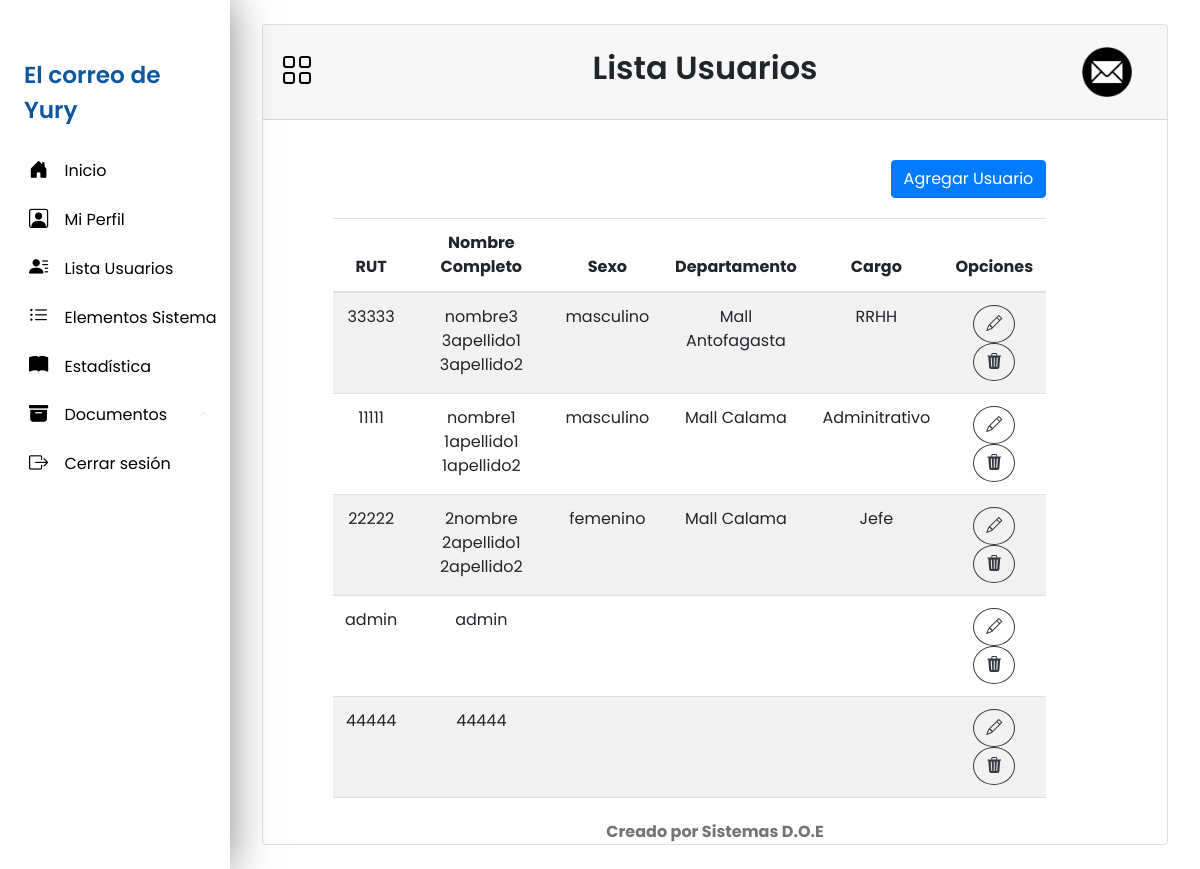
The app's page /lista/ (signed in) with its own data.
### empleados/models.py (models this page shows, shortened)
class Empleado(models.Model):
    RUT = models.CharField(max_length=12, primary_key=True)
    nombre = models.CharField(max_length=20)
    apellido1 = models.CharField(max_length=20)
    apellido2 = models.CharField(max_length=20, null=True, blank=True)
    sexo = models.CharField(max_length=9, null=True, blank=True)
    direccion = models.CharField(max_length=45, null=True, blank=True)
    telefono = models.CharField(max_length=15)
    user = models.ForeignKey(User, on_delete=models.CASCADE)
    cargo_id = models.ForeignKey(Cargo, on_delete=models.CASCADE)
    departamento_id = models.ForeignKey(Departamento, on_delete=models.CASCADE)
    area_id = models.ForeignKey(Area, on_delete=models.CASCADE)

class Area(models.Model):
    id_area = models.AutoField(primary_key=True)
    nombre_sucursal = models.CharField(max_length=25)
    ciudad = models.CharField(max_length=25, null=True, blank=True)
    direccion_sucursal = models.CharField(max_length=45, null=True, blank=True)
    telefono_sucursal = models.CharField(max_length=15)

class Cargo(models.Model):
    id_cargo = models.AutoField(primary_key=True)
    nombre_cargo = models.CharField(max_length=25)
    salario = models.IntegerField(null=True, blank=True)

### empleados/views.py (the view)
# urls.py: path('lista/', views.lista, name='lista'),
@login_required
def lista(request):
    if request.user.is_superuser:
        empleados = list(Empleado.objects.select_related(
            'cargo_id', 'area_id').all())
        usuarios_sin_empleado = list(
            User.objects.filter(empleado__isnull=True))
        items = [{'RUT': empleado.RUT, 'nombre': empleado.nombre, 'apellido1': empleado.apellido1, 'apellido2': empleado.apellido2,
                  'sexo': empleado.sexo, 'area': empleado.area_id.nombre_sucursal, 'cargo': empleado.cargo_id.nombre_cargo,
                  'tipo': 'empleado'} for empleado in empleados] + \
            [{'RUT': usuario.username, 'nombre': usuario.username, 'apellido1': '', 'apellido2': '',
              'sexo': '', 'area': '', 'cargo': '', 'tipo': 'usuario'} for usuario in usuarios_sin_empleado]
    else:
        items = []
    return render(request, 'lista.html', {'items': items})

### empleados/templates/lista.html (shortened to what this page needs)
{% include 'base.html' %}
{%load static%}
{% block content %}
<!DOCTYPE html>
<html lang="es">
<head>
    <link href="https://cdn.jsdelivr.net/npm/bootstrap@5.3.0-alpha3/dist/css/bootstrap.min.css" rel="stylesheet"
>
    <link rel="stylesheet" href="https://maxcdn.bootstrapcdn.com/bootstrap/4.5.2/css/bootstrap.min.css">
    <link rel="stylesheet" href="https://cdn.jsdelivr.net/npm/bootstrap-icons@1.11.3/font/bootstrap-icons.min.css">
    <link type="text/css" href='{% static "/css/style.css"%}' rel="stylesheet" />
</head>
<body>
    <h2>Lista Usuarios</h2>
    <img src='{% static "/img/icono.jpeg.png" %}'>
    <div class="card-body col-md-10">
        <a href="{% url 'agregarUsuario' %}">
            <button type="button" class="btn btn-primary agr">Agregar Usuario</button>
        </a>
        <table class="table table-striped table-hover">
            <thead>
                <tr>
                    <th scope="col">RUT</th>
                    <th scope="col">Nombre Completo</th>
                    <th scope="col">Sexo</th>
                    <th scope="col">Departamento</th>
                    <th scope="col">Cargo</th>
                    <th scope="col">Opciones</th>
                </tr>
            </thead>
            <tbody>
                {% if items %}
                {% for item in items %}
                <tr>
                    <td>{{ item.RUT }}</td>
                    <td>{{ item.nombre }} {{ item.apellido1 }} {{ item.apellido2 }}</td>
                    <td>{{ item.sexo }}</td>
                    <td>{{ item.area }}</td>
                    <td>{{ item.cargo }}</td>
                    <td>
                        {% if item.tipo == 'empleado' %}
                        <a href="{% url 'detalleEmpleado' item.RUT %}">
                            <button type="button" class="btn btn-outline-dark opc"><i class="bi bi-pencil"></i></button>
                        </a>
                        <form method="GET" action="{% url 'borrarEmpleado' item.RUT %}" onclick="window.open(this.action, '_blank', 'width=520,height=410'); return false;"  style="display:inline;">
                            <button class="btn btn-outline-dark opc" type="submit" ><i
                                    class="bi bi-trash3-fill"></i></button>
                        </form>
                        {% else %}
                        <a href="{% url 'agregarUsuario' %}">
                            <button type="button" class="btn btn-outline-dark opc"><i class="bi bi-pencil"></i></button>
                        </a>
                        <form method="POST" action="{% url 'borrarEmpleado' item.RUT %}" onclick="window.open(this.action, '_blank', 'width=520,height=520'); return false;"  style="display:inline;">
                            <button class="btn btn-outline-dark opc" type="submit" ><i
                                    class="bi bi-trash3-fill"></i></button>
                        </form>
                        {% endif %}
                    </td>
                </tr>
                {% endfor %}
                {% else %}
                <tr>
                    <td colspan="6">No tienes permiso para ver esta información.</td>
                </tr>
                {% endif %}
            </tbody>
        </table>
    </div>
    <strong style="color: rgba(15, 13, 13, 0.575); text-align: center;">Creado por Sistemas D.O.E</strong>
</body>
</html>
{% endblock %}

### empleados/templates/base.html (shortened to what this page needs)
{% load static%}
<!DOCTYPE html>
<html lang="es">
<head>
    <link href="https://cdn.jsdelivr.net/npm/bootstrap@5.3.0-alpha3/dist/css/bootstrap.min.css" rel="stylesheet"
>
    <link rel="stylesheet" href="https://maxcdn.bootstrapcdn.com/bootstrap/4.5.2/css/bootstrap.min.css">
    <link rel="stylesheet" href="https://cdn.jsdelivr.net/npm/bootstrap-icons@1.11.3/font/bootstrap-icons.min.css">
    <link type="text/css" href='{% static "/css/style.css"%}' rel="stylesheet" />
</head>
<body>
    <div class="wrapper">
        <aside id="sidebar">
            <div class="d-flex">
                <div class="sidebar-logo">
                    <strong>El correo de Yury</strong>
                </div>
            </div>
            <ul class="sidebar-nav">
                <li class="sidebar-item">
                    <a href="/inicioSesion" class="sidebar-link">
                        <i class="bi bi-house-door-fill"></i>
                        <span>Inicio</span>
                    </a>
                </li>
                <li class="sidebar-item">
                    <a href="/miPerfil" class="sidebar-link">
                        <i class="bi bi-person-square"></i>
                        <span>Mi Perfil</span>
                    </a>
                </li>
                <li class="sidebar-item">
                    <a href="/lista" class="sidebar-link">
                        <i class="bi bi-person-lines-fill"></i>
                        <span>Lista Usuarios</span>
                    </a>
                </li>
                <li class="sidebar-item">
                    <a href="/variables" class="sidebar-link">
                        <i class="bi bi-list-ul"></i>
                        <span>Elementos Sistema</span>
                    </a>
                </li>
                <a href="/estadisticas" class="sidebar-link" target="_blank">
                    <i class="bi bi-book-fill"></i>
                    <span>Estadística</span>
                </a>
                <li class="sidebar-item">
                    <a href="#documentosSubmenu" data-bs-toggle="collapse" aria-expanded="false"
                        class="sidebar-link dropdown-toggle">
                        <i class="bi bi-archive-fill"></i>
                        <span>Documentos</span>
                    </a>
                </li>
                {% if user.is_authenticated %}
                <li class="sidebar-item">
                    <a href="/logout" class="sidebar-link">
                        <i class="bi bi-box-arrow-right"></i>
                        <span>Cerrar sesión</span>
                    </a>
                </li>
                {% endif %}
            </ul>
        </aside>
        {% block content %}
        <div class="main p-3">
            <div class="text-center">
                <main class="content px-3 py-2">
                    <main class="card">
                        <div class="card-header">
                            <div class="col-md-12 container">
                                <div class="text">
                                    <button class="toggle-btn" type="button">
                                        <i class="bi bi-grid"></i>
                                    </button>
                                    {% endblock %}
</body>
</html>

### static/css/style.css (style rules this page uses)
a { text-decoration: none; }
li { list-style: none; }
h2 { padding: 50px; font-weight: 600; margin-left: 50px; }
body { font-family: 'Poppins', sans-serif; margin: 0; background-repeat: no-repeat; background-position: center bottom; background-image: url('https://s1.1zoom.me/b5050/342/Geometry_Texture_Blue_Light_Blue_White_background_586221_3840x2400.jpg'); background-size: cover; }
.wrapper { display: flex; }
.main { min-height: 100vh; width: 100%; overflow: hidden; transition: all 0.35s ease-in-out; }
#sidebar { width: 50px; min-width: 230px; z-index: 1000; transition: all .25s ease-in-out; box-shadow: 0 0 40px 0 rgba(14, 16, 19, 0.5); flex-direction: column; z-index: 1111; }
.toggle-btn { background-color: transparent; cursor: pointer; border: 0; padding: 3rem 1.5rem; float: left; }
.toggle-btn i { font-size: 2rem; color: #000000; margin-left: -50px; }
.sidebar-nav { padding: 2rem 0; flex: 1 1 auto; }
a.sidebar-link { padding: .625rem 1.625rem; color: #FFF; display: block; font-size: 0.9rem; white-space: nowrap; border-left: 3px solid transparent; }
.sidebar-link i { font-size: 1.20rem; margin-right: .75rem; color: #000000; }
.sidebar-item { position: relative; }
.main { display: flex; flex-direction: column; min-height: 100vh; width: 100%; overflow: hidden; transition: all 0.35s ease-in-out; }
.sidebar-logo { padding: 1.15rem 1.5rem; margin-top: 40px; }
.sidebar-logo strong { color: #0d56a0; font-size: 1.45rem; font-weight: 600; }
.sidebar-nav { padding: 0; }
a.sidebar-link { padding: .625rem 1.625rem; color: #e9ecef; position: relative; display: block; font-size: 1rem; }
.sidebar-link[data-bs-toggle="collapse"]::after { border: solid; border-width: 0 .075rem .075rem 0; content: ""; display: inline-block; padding: 2px; position: absolute; right: 1.5rem; top: 1.4rem; transform: rotate(-135deg); transition: all .2s ease-out; }
.content { flex: 1; max-width: 100vw; width: 100vw; }
@media (min-width:768px) { .content { width: auto; } }
.card-body { height: 700px; align-items: center; margin-left: 50px; padding-top: 40px; }
* { margin: 0; padding: 0; box-sizing: border-box; }
.container { display: flex; align-items: center; height: 70px; }
.text { flex: 1; padding-right: 20px; }
img { width: 50px; height: 50px; }
span { color: #000000; }
.opc { border-radius: 50%; }
.agr { float: right; margin-bottom: 20px; }

### records on screen
Empleado: RUT "33333", nombre "nombre3", apellido1 "3apellido1", apellido2 "3apellido2", sexo "masculino"
Area: area "Mall Antofagasta"
Cargo: cargo "RRHH"
Empleado: RUT "11111", nombre "nombre1", apellido1 "1apellido1", apellido2 "1apellido2", sexo "masculino"
Area: area "Mall Calama" "Mall Calama"
Cargo: cargo "Adminitrativo"
Empleado: RUT "22222", nombre "2nombre", apellido1 "2apellido1", apellido2 "2apellido2", sexo "femenino"
Cargo: cargo "Jefe"

### other values on screen
{{ item.RUT }} "admin" "44444"
{{ item.nombre }} "admin" "44444"
